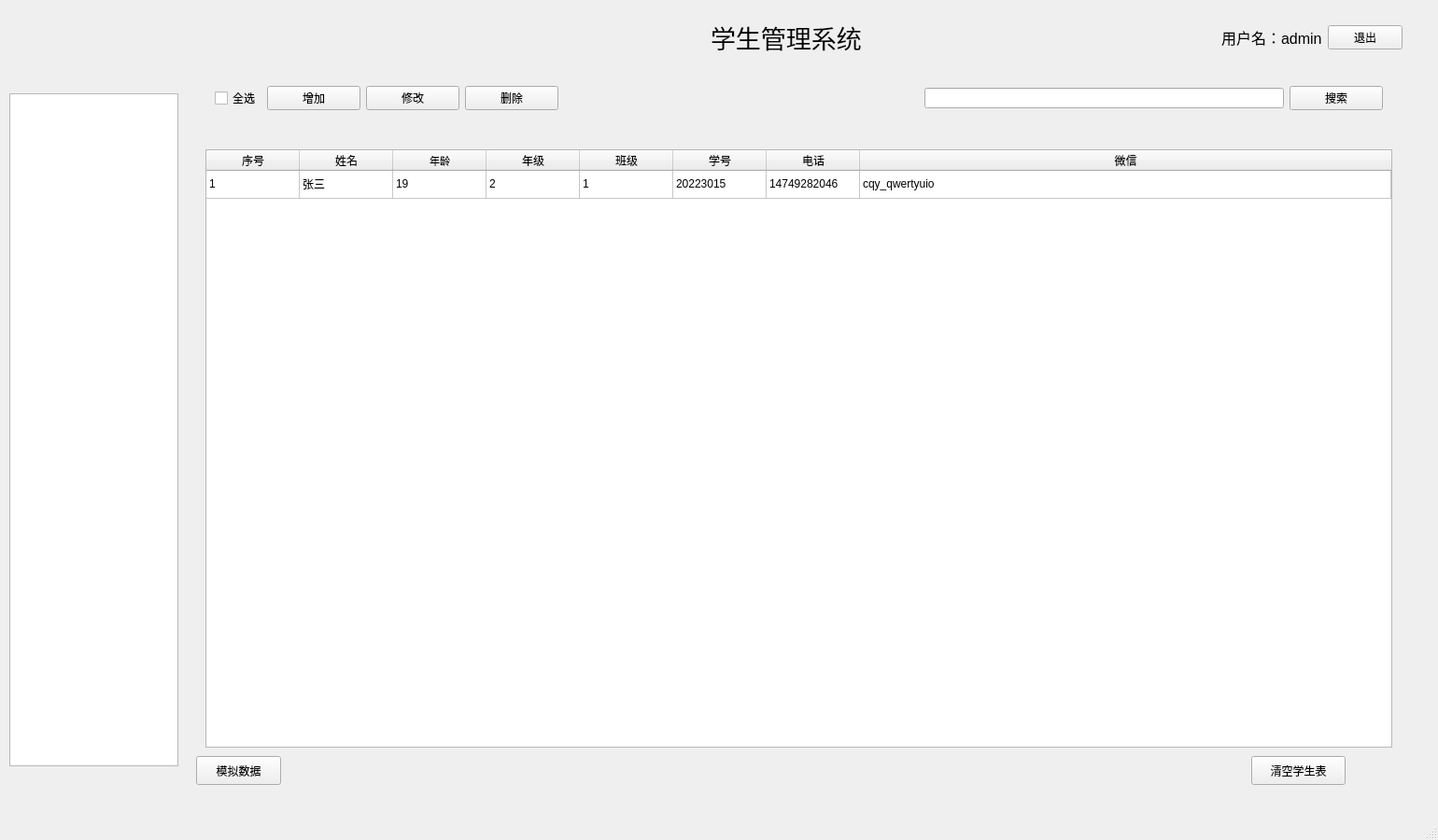
<?xml version="1.0" encoding="UTF-8"?>
<ui version="4.0">
 <class>MainWindow</class>
 <widget class="QMainWindow" name="MainWindow">
  <property name="geometry">
   <rect>
    <x>0</x>
    <y>0</y>
    <width>1540</width>
    <height>900</height>
   </rect>
  </property>
  <property name="minimumSize">
   <size>
    <width>1540</width>
    <height>900</height>
   </size>
  </property>
  <property name="maximumSize">
   <size>
    <width>1540</width>
    <height>900</height>
   </size>
  </property>
  <property name="windowTitle">
   <string>MainWindow</string>
  </property>
  <widget class="QWidget" name="centralwidget">
   <widget class="QWidget" name="widget_2" native="true">
    <property name="geometry">
     <rect>
      <x>20</x>
      <y>0</y>
      <width>1491</width>
      <height>81</height>
     </rect>
    </property>
    <layout class="QHBoxLayout" name="horizontalLayout_2">
     <item>
      <spacer name="horizontalSpacer">
       <property name="orientation">
        <enum>Qt::Horizontal</enum>
       </property>
       <property name="sizeHint" stdset="0">
        <size>
         <width>40</width>
         <height>20</height>
        </size>
       </property>
      </spacer>
     </item>
     <item>
      <spacer name="horizontalSpacer_3">
       <property name="orientation">
        <enum>Qt::Horizontal</enum>
       </property>
       <property name="sizeHint" stdset="0">
        <size>
         <width>40</width>
         <height>20</height>
        </size>
       </property>
      </spacer>
     </item>
     <item>
      <widget class="QLabel" name="label">
       <property name="text">
        <string>&lt;html&gt;&lt;head/&gt;&lt;body&gt;&lt;p&gt;&lt;span style=&quot; font-size:20pt;&quot;&gt;学生管理系统&lt;/span&gt;&lt;/p&gt;&lt;/body&gt;&lt;/html&gt;</string>
       </property>
      </widget>
     </item>
     <item>
      <spacer name="horizontalSpacer_2">
       <property name="orientation">
        <enum>Qt::Horizontal</enum>
       </property>
       <property name="sizeHint" stdset="0">
        <size>
         <width>40</width>
         <height>20</height>
        </size>
       </property>
      </spacer>
     </item>
     <item>
      <widget class="QWidget" name="widget" native="true">
       <layout class="QHBoxLayout" name="horizontalLayout">
        <item>
         <widget class="QLabel" name="lb_user">
          <property name="text">
           <string>&lt;html&gt;&lt;head/&gt;&lt;body&gt;&lt;p&gt;&lt;span style=&quot; font-size:12pt;&quot;&gt;用户名：admin&lt;/span&gt;&lt;/p&gt;&lt;/body&gt;&lt;/html&gt;</string>
          </property>
         </widget>
        </item>
        <item>
         <widget class="QPushButton" name="pushButton">
          <property name="text">
           <string>退出</string>
          </property>
         </widget>
        </item>
       </layout>
      </widget>
     </item>
    </layout>
   </widget>
   <widget class="QTreeWidget" name="treeWidget">
    <property name="geometry">
     <rect>
      <x>10</x>
      <y>100</y>
      <width>181</width>
      <height>721</height>
     </rect>
    </property>
    <attribute name="headerVisible">
     <bool>false</bool>
    </attribute>
    <column>
     <property name="text">
      <string notr="true">1</string>
     </property>
    </column>
   </widget>
   <widget class="QStackedWidget" name="stackedWidget">
    <property name="geometry">
     <rect>
      <x>210</x>
      <y>160</y>
      <width>1311</width>
      <height>681</height>
     </rect>
    </property>
    <property name="currentIndex">
     <number>0</number>
    </property>
    <widget class="QWidget" name="page">
     <widget class="QTableWidget" name="tableWidget">
      <property name="geometry">
       <rect>
        <x>10</x>
        <y>0</y>
        <width>1271</width>
        <height>641</height>
       </rect>
      </property>
      <attribute name="horizontalHeaderCascadingSectionResizes">
       <bool>false</bool>
      </attribute>
      <attribute name="horizontalHeaderShowSortIndicator" stdset="0">
       <bool>false</bool>
      </attribute>
      <attribute name="horizontalHeaderStretchLastSection">
       <bool>true</bool>
      </attribute>
      <attribute name="verticalHeaderVisible">
       <bool>false</bool>
      </attribute>
      <row>
       <property name="text">
        <string>1</string>
       </property>
      </row>
      <column>
       <property name="text">
        <string>序号</string>
       </property>
      </column>
      <column>
       <property name="text">
        <string>姓名</string>
       </property>
       <property name="font">
        <font>
         <kerning>false</kerning>
        </font>
       </property>
      </column>
      <column>
       <property name="text">
        <string>年龄</string>
       </property>
       <property name="font">
        <font>
         <pointsize>8</pointsize>
        </font>
       </property>
      </column>
      <column>
       <property name="text">
        <string>年级</string>
       </property>
       <property name="font">
        <font>
         <kerning>true</kerning>
        </font>
       </property>
      </column>
      <column>
       <property name="text">
        <string>班级</string>
       </property>
      </column>
      <column>
       <property name="text">
        <string>学号</string>
       </property>
      </column>
      <column>
       <property name="text">
        <string>电话</string>
       </property>
      </column>
      <column>
       <property name="text">
        <string>微信</string>
       </property>
      </column>
      <item row="0" column="0">
       <property name="text">
        <string>1</string>
       </property>
      </item>
      <item row="0" column="1">
       <property name="text">
        <string>张三</string>
       </property>
      </item>
      <item row="0" column="2">
       <property name="text">
        <string>19</string>
       </property>
      </item>
      <item row="0" column="3">
       <property name="text">
        <string>2</string>
       </property>
      </item>
      <item row="0" column="4">
       <property name="text">
        <string>1</string>
       </property>
      </item>
      <item row="0" column="5">
       <property name="text">
        <string>20223015</string>
       </property>
      </item>
      <item row="0" column="6">
       <property name="text">
        <string>14749282046</string>
       </property>
      </item>
      <item row="0" column="7">
       <property name="text">
        <string>cqy_qwertyuio</string>
       </property>
      </item>
     </widget>
     <widget class="QPushButton" name="btn_sim">
      <property name="geometry">
       <rect>
        <x>0</x>
        <y>650</y>
        <width>91</width>
        <height>31</height>
       </rect>
      </property>
      <property name="text">
       <string>模拟数据</string>
      </property>
     </widget>
     <widget class="QLabel" name="lb_cnt">
      <property name="geometry">
       <rect>
        <x>110</x>
        <y>651</y>
        <width>251</width>
        <height>41</height>
       </rect>
      </property>
      <property name="text">
       <string>&lt;html&gt;&lt;head/&gt;&lt;body&gt;&lt;p&gt;&lt;br/&gt;&lt;/p&gt;&lt;/body&gt;&lt;/html&gt;</string>
      </property>
     </widget>
     <widget class="QPushButton" name="btn_clear">
      <property name="geometry">
       <rect>
        <x>1130</x>
        <y>650</y>
        <width>101</width>
        <height>31</height>
       </rect>
      </property>
      <property name="text">
       <string>清空学生表</string>
      </property>
     </widget>
    </widget>
    <widget class="QWidget" name="page_2"/>
   </widget>
   <widget class="QWidget" name="widget_3" native="true">
    <property name="geometry">
     <rect>
      <x>230</x>
      <y>70</y>
      <width>1251</width>
      <height>71</height>
     </rect>
    </property>
    <layout class="QHBoxLayout" name="horizontalLayout_3">
     <item>
      <widget class="QCheckBox" name="checkBox">
       <property name="minimumSize">
        <size>
         <width>50</width>
         <height>40</height>
        </size>
       </property>
       <property name="text">
        <string>全选</string>
       </property>
      </widget>
     </item>
     <item>
      <widget class="QPushButton" name="pushButton_3">
       <property name="minimumSize">
        <size>
         <width>100</width>
         <height>25</height>
        </size>
       </property>
       <property name="text">
        <string>增加</string>
       </property>
      </widget>
     </item>
     <item>
      <widget class="QPushButton" name="pushButton_4">
       <property name="minimumSize">
        <size>
         <width>100</width>
         <height>25</height>
        </size>
       </property>
       <property name="text">
        <string>修改</string>
       </property>
      </widget>
     </item>
     <item>
      <widget class="QPushButton" name="btn_delete">
       <property name="minimumSize">
        <size>
         <width>100</width>
         <height>25</height>
        </size>
       </property>
       <property name="text">
        <string>删除</string>
       </property>
      </widget>
     </item>
     <item>
      <spacer name="horizontalSpacer_4">
       <property name="orientation">
        <enum>Qt::Horizontal</enum>
       </property>
       <property name="sizeHint" stdset="0">
        <size>
         <width>40</width>
         <height>20</height>
        </size>
       </property>
      </spacer>
     </item>
     <item>
      <widget class="QLineEdit" name="le_search">
       <property name="minimumSize">
        <size>
         <width>280</width>
         <height>0</height>
        </size>
       </property>
      </widget>
     </item>
     <item>
      <widget class="QPushButton" name="btn_search">
       <property name="minimumSize">
        <size>
         <width>100</width>
         <height>25</height>
        </size>
       </property>
       <property name="text">
        <string>搜索</string>
       </property>
      </widget>
     </item>
    </layout>
   </widget>
  </widget>
  <widget class="QMenuBar" name="menubar">
   <property name="geometry">
    <rect>
     <x>0</x>
     <y>0</y>
     <width>1540</width>
     <height>17</height>
    </rect>
   </property>
  </widget>
  <widget class="QStatusBar" name="statusbar"/>
 </widget>
 <resources/>
 <connections/>
</ui>
